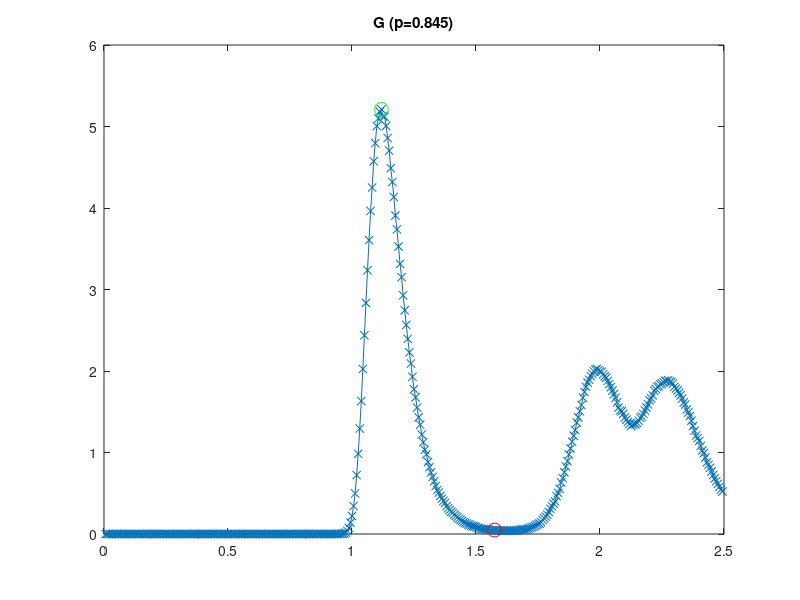
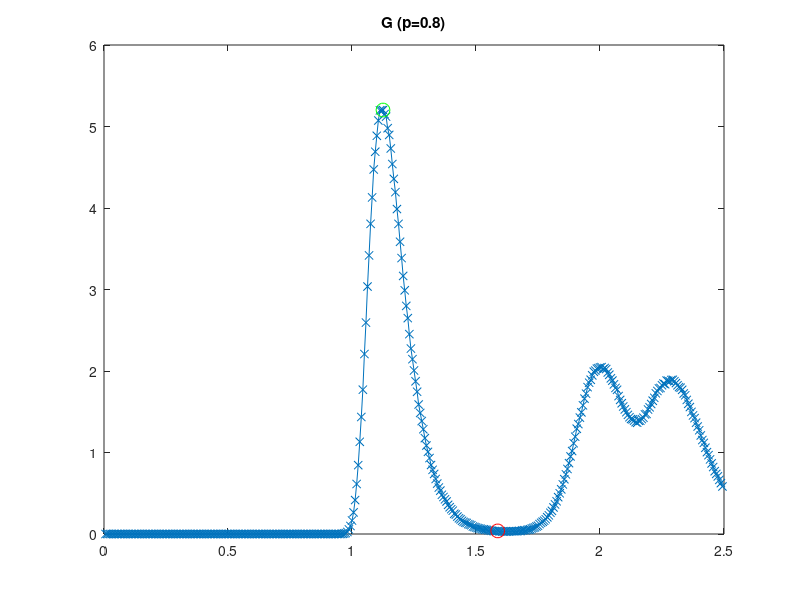
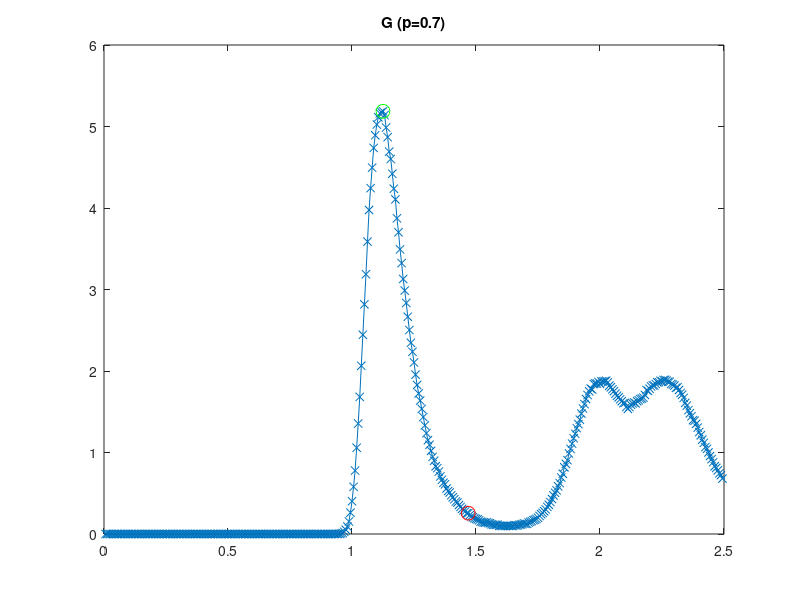
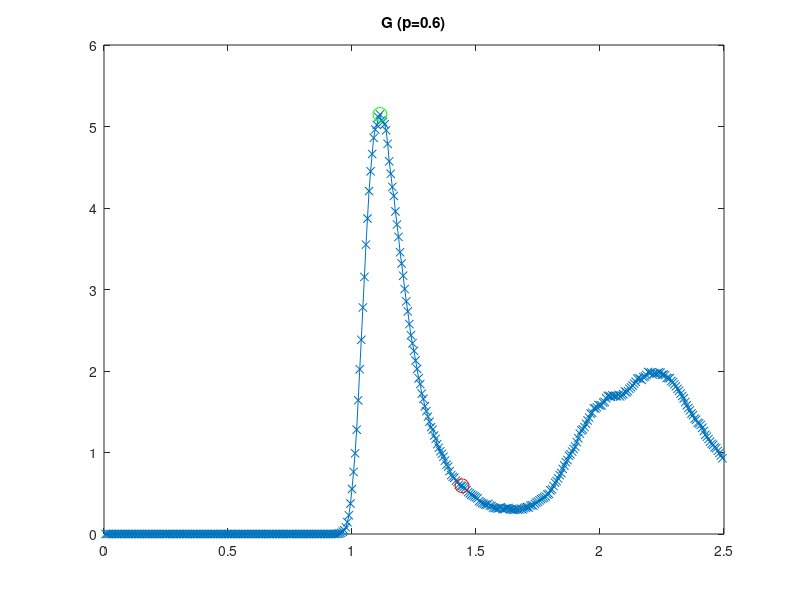

Here is the MATLAB script that generated these plots, in order:
clear all; close all
g845 = load('results/gr_845.dat');
%g845 = load('results/gr_845_3D.dat');
g8 = load('results/gr_8.dat');
g7 = load('results/gr_7.dat');
g6 = load('results/gr_6.dat');
g5 = load('results/gr_5.dat');
gr = [g845(:,1) g8(:,1) g7(:,1) g6(:,1) g5(:,1)]; 
gv = [g845(:,2) g8(:,2) g7(:,2) g6(:,2) g5(:,2)]; 

p = [0.845 0.8 0.7 0.6 0.5];

for jj = 1:length(p)
    g = gr(:,jj);
    sidx = find(g==min(g));
    sidx = sidx(end); %Only use last data set (guaranteed equilibrium)
    g = gv(sidx:end,jj);
    gd = gr(sidx:end,jj);
    
    %Assume highest peak is NN distance
    [mv maxIdx] = max(g);
    gp = g(maxIdx:end);
    %Find next minima
    gp(1:end-1) = gp(1:end-1)-gp(2:end); 
    idx = find(gp<0);
    minIdx = maxIdx+min(idx);
    figure; plot(gd, g,'x-'); title(['G (p=' num2str(p(jj)) ')']);
    hold on; plot(gd(maxIdx),g(maxIdx),'go','MarkerSize',10);
    hold on; plot(gd(minIdx),g(minIdx),'ro','MarkerSize',10);
    dr = diff(gd(1:minIdx+1));
    
    %2-D integral
    gint(jj) = p(jj)*2*pi*(sum(g(1:minIdx).*diff(gd(1:minIdx+1)).*gd(1:minIdx)));
    
    %3-D integral
    %gint(jj) = p(jj)*4*pi*(sum(g(1:minIdx).*diff(gd(1:minIdx+1)).*gd(1:minIdx).^2));
end

figure; plot(p, gint, 'x-')
xlabel('Density', 'FontSize', 14); ylabel('Coordination function','FontSize', 14);
set(gca,'FontSize',12)
